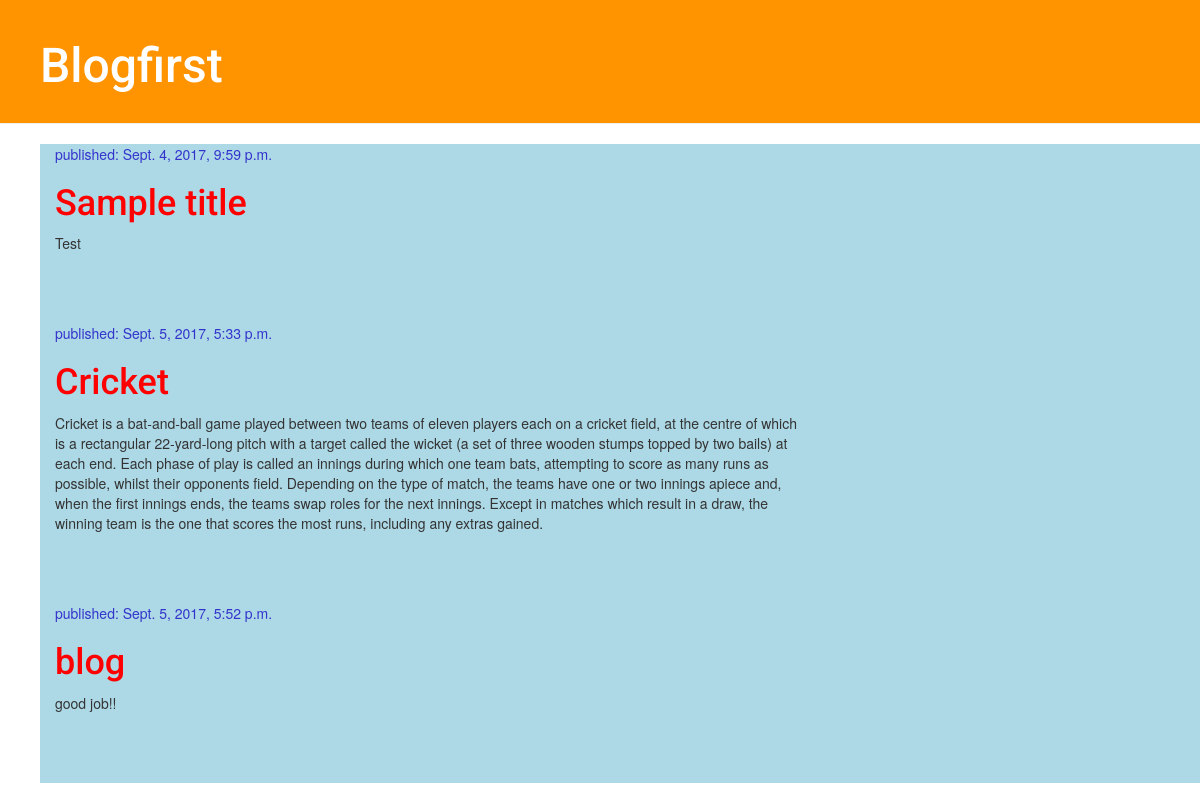
The page / on the database its author committed.
### blog/models.py (models this page shows, shortened)
class Post(models.Model):
    author = models.ForeignKey('auth.User')
    title = models.CharField(max_length=200)
    text = models.TextField()
    created_date = models.DateTimeField(
        default=timezone.now)
    published_date = models.DateTimeField(
        blank=True, null=True)

### blog/views.py (the view)
def post_list(request):
    posts = Post.objects.filter(published_date__lte=timezone.now()).order_by('published_date')
    return render(request, 'blog/post_list.html', {'posts': posts})

### blog/templates/blog/post_list.html
{% extends 'blog/base.html' %}
{% block content %}
{% for post in posts %}
    <div class="post">
        <div class="date">
            <p>published: {{ post.published_date }}</p>
        </div>
        <h1><a href="{% url 'post_detail' pk=post.pk %}">{{ post.title }}</a></h1>
        <p>{{ post.text|linebreaksbr }}</p>
    </div>
{% endfor %}
{% endblock content %}

### blog/templates/blog/base.html (shortened to what this page needs)
{% load staticfiles %}
<html>
    <head>
        <link rel="stylesheet" href="//maxcdn.bootstrapcdn.com/bootstrap/3.2.0/css/bootstrap.min.css">
        <link rel="stylesheet" href="//maxcdn.bootstrapcdn.com/bootstrap/3.2.0/css/bootstrap-theme.min.css">
        <link rel="stylesheet" href="https://cdnjs.cloudflare.com/ajax/libs/font-awesome/4.5.0/css/font-awesome.min.css">
        <link rel="stylesheet" href="{% static 'css/blog.css' %}">
    </head>
    <body>
    <div class="page-header">
    <h1><a href="/">Blogfirst</a></h1>
    </div>
    <div class="content container">
        <div class="row">
            <div class="col-md-8">
            {% block content %}
            {% endblock %}
            </div>
        </div>
    </div>
</body>
</html>

### blog/static/css/blog.css (style rules this page uses)
.page-header { background-color: #ff9400; margin-top: 0; padding: 20px 20px 20px 40px; }
.page-header h1, .page-header h1 a, .page-header h1 a:visited, .page-header h1 a:active { color: #ffffff; font-size: 36pt; text-decoration: none; }
.content { margin-left: 40px; background-color: lightblue ; }
h1, h2, h3, h4 { font-family: 'Roboto'; }
.date { color: #3333cc; }
.post { margin-bottom: 70px; }
.post h1 a, .post h1 a:visited { color: #ff0000; }

### rows shown on the page
Post: published_date "Sept. 4, 2017, 9:59 p.m.", title "Sample title", text "Test"
Post: published_date "Sept. 5, 2017, 5:33 p.m.", title "Cricket", text "Cricket is a bat-and-ball game played between two teams of eleven players each on a cricket field, at the centre of which is a rectangular 22-yard-long pitch with a target called the wicket (a set of three wooden stumps topped by two bails) at each end. Each phase of play is called an innings during which one team bats, attempting to score as many runs as possible, whilst their opponents field. Depending on the type of match, the teams have one or two innings apiece and, when the first innings ends, the teams swap roles for the next innings. Except in matches which result in a draw, the winning team is the one that scores the most runs, including any extras gained."
Post: published_date "Sept. 5, 2017, 5:52 p.m.", title "blog", text "good job!!"
